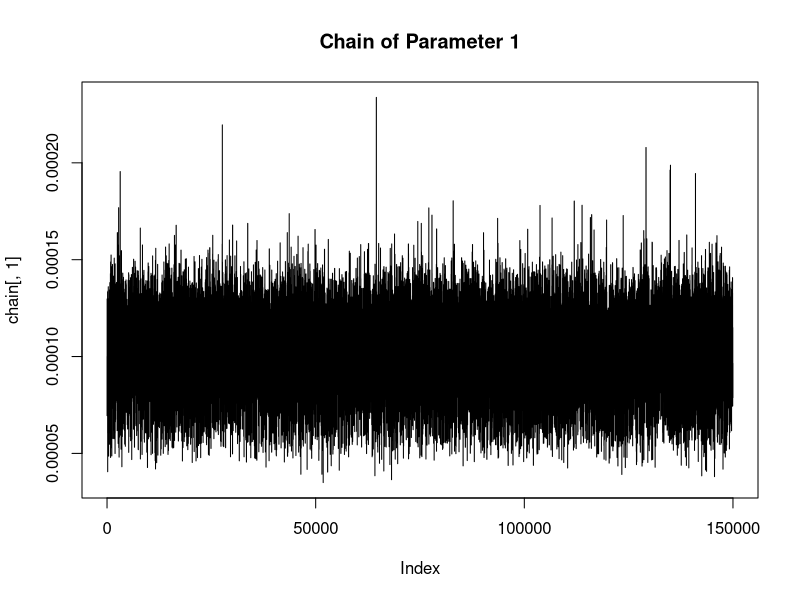
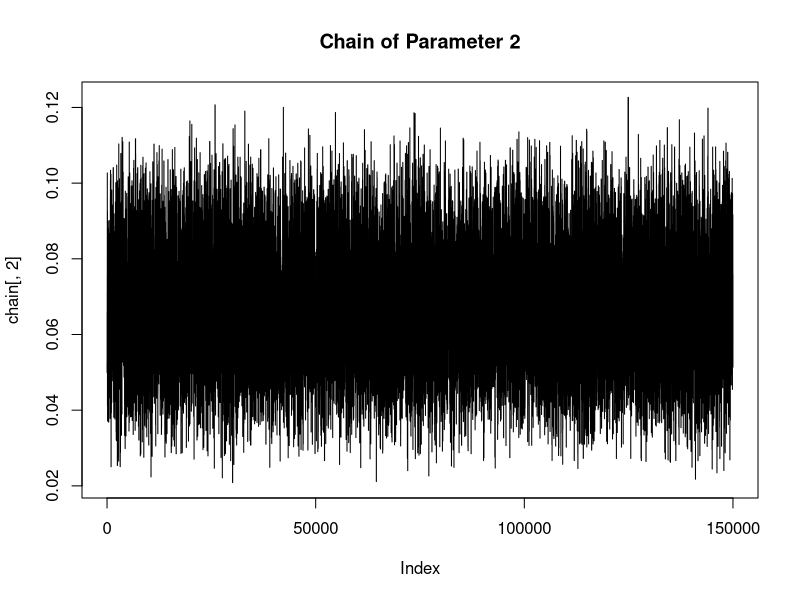

The R source for these figures, in order: (Note: a time limit stopped this script after it produced the figures.)
# Approximate Bayesian Computation Markov chain Monte Carlo for Discrete-time Deterministic SIR model

set.seed(8)

# Initial conditions and parameter values
N <- 1000    # Total population size
S0 <- 900    # Initial number of susceptibles
I0 <- 100    # Initial number of infectives
minTime <- 1
maxTime <- 365
beta <- 0.0001    # Infection rate
gamma <- 0.05     # Recovery rate
step_size <- 1    # Step size for time discretization

# Define the Discrete-Time Deterministic SIR Model
DT_model <- function(N, S0, I0, minTime, maxTime, beta, gamma, step_size) {
  Steps <- seq(minTime, maxTime, by = step_size)   # Time discretization
  S <- numeric(length(Steps))   # Vector to store susceptibles
  I <- numeric(length(Steps))   # Vector to store infectives
  R <- numeric(length(Steps))   # Vector to store removed
  
  # Assign initial conditions
  S[1] <- S0
  I[1] <- I0
  R[1] <- N - S0 - I0
  
  # Loop and update compartments
  for (t in 2:length(Steps)) {
    S[t] <- S[t-1] - (beta * S[t-1] * I[t-1]) * step_size
    I[t] <- I[t-1] + (beta * S[t-1] * I[t-1] - gamma * I[t-1]) * step_size
    R[t] <- R[t-1] + gamma * I[t-1] * step_size
  }
  
  # Actual data on removals (O_t)
  data <- data.frame(Steps = Steps, Removals = c(0, rpois(length(Steps) - 1, diff(R))))
  return(data$Removals)
}

# Compute observed data (O_t)
Observed_data <- DT_model(N, S0, I0, minTime, maxTime, beta, gamma, step_size)


# Define model
model <- function(params) {
  # Simulate data based on the parameters
  Simulated_data <- DT_model(N, S0, I0, minTime, maxTime, params[1], params[2], step_size)
  return(Simulated_data)
}


# Define acceptance threshold
epsilon <- 20

# Define number of iterations
num_iterations <- 150000

# Initialize the MCMC chain
chain <- matrix(0, nrow = num_iterations, ncol = 2)

# Define function to calculate the distance metric
distance <- function(x, y) {
  return(sqrt(sum(((x - y)^2) / (y + 1))))
}

# Initialize parameter values
chain[1,]<- c(beta,gamma)

# ABC-MCMC algorithm
for (i in 2:num_iterations) {
  # Generate parameter proposals from the prior distributions
  proposed_params <- abs(rnorm(2, chain[i - 1, ], chain[1,]))
  
  
  # Generate synthetic data based on the proposed parameters
  synthetic_data <- model(proposed_params)
  
  # Calculate the distance metric between synthetic and observed data
  metric <- distance(synthetic_data, Observed_data)
  
  # Compute based on the distance
  if (!is.na(metric) && metric <= epsilon) {
    likelihood <- 1
  } else {
    likelihood <- 0
  }
  
  # M-H probability
  proposal_proposed <- sum(dnorm(proposed_params, mean = chain[i - 1, ], sd = c(0.6, 0.5), log = TRUE))
  proposal_current <- sum(dnorm(chain[i - 1, ], mean = proposed_params, sd = c(0.6, 0.5), log = TRUE))
  
  prior_proposed <- dnorm(proposed_params[1], mean = 0.0003, sd = 0.3, log = TRUE) +
    dnorm(proposed_params[2], mean = 0.04, sd = 0.3, log = TRUE)
  
  prior_current <- dnorm(chain[i - 1, 1], mean = 0.0003, sd = 0.3, log = TRUE) +
    dnorm(chain[i - 1, 2], mean = 0.04, sd = 0.3, log = TRUE)
  
  mh.prob <- exp(proposal_proposed - proposal_current + prior_proposed - prior_current) * likelihood
  
  # Accept or reject the proposals
  if (!is.na(mh.prob) && runif(1) < mh.prob) {
    chain[i, ] <- proposed_params
  } else {
    chain[i, ] <- chain[i - 1, ]
  }
}

# Plot the ABC-MCMC chain
plot(chain[, 1], type = "l", main = "Chain of Parameter 1")
plot(chain[, 2], type = "l", main = "Chain of Parameter 2")

head(chain)
tail(chain)

infection.rate<- chain[,1]
recovery.rate<- chain[,2]

#Posterior means
mean(infection.rate)
mean(recovery.rate)



###########################################################################################################

# Approximate Bayesian Computation Markov chain Monte Carlo for Discrete-time Stochastic SIR model

set.seed(8)

# Initial conditions and parameter values
N <- 1000    # Total population size
S0 <- 900    # Initial number of susceptibles
I0 <- 100    # Initial number of infectives
minTime <- 1
maxTime <- 365
beta <- 0.0001    # Infection rate
gamma <- 0.05     # Recovery rate
step_size <- 1    # Step size for time discretization

# Define the Discrete-Time Stochastic SIR Model
ST_model <- function(N, S0, I0, minTime, maxTime, beta, gamma, step_size) {
  Steps <- seq(minTime, maxTime, by = step_size)   # Time discretization
  S <- numeric(length(Steps))   # Vector to store susceptibles
  I <- numeric(length(Steps))   # Vector to store infectives
  R <- numeric(length(Steps))   # Vector to store removed
  
  # Assign initial conditions
  S[1] <- S0
  I[1] <- I0
  R[1] <- N - S0 - I0
  
  # Loop through discretized time and update the compartments at each step
  for (t in 2:length(Steps)) {
    # Assuming infections occur at the point of a Poisson process
    p_I <- 1 - exp(-(beta) * I[t - 1] * step_size)  # Probability of infection
    p_R <- 1 - exp(-gamma * step_size)              # Probability of recovery
    
    # Sample infections and recoveries from a binomial trial
    delta_S <- rbinom(1, S[t - 1], p_I)
    delta_I <- rbinom(1, I[t - 1], p_R)
    
    # Update the compartments
    S[t] <- S[t - 1] - delta_S
    I[t] <- I[t - 1] + delta_S - delta_I
    R[t] <- R[t - 1] + delta_I
  }
  
  # Actual data on removals (O_t)
  data <- data.frame(Steps = Steps, Removals = c(0, rpois(length(Steps) - 1, diff(R))))
  return(data$Removals)
}

# Define the observed data (O_t)
Observed_data <- ST_model(N, S0, I0, minTime, maxTime, beta, gamma, step_size)

# Define model
model <- function(params) {
  # Simulate data based on the parameters
  Simulated_data <- ST_model(N, S0, I0, minTime, maxTime, params[1], params[2], step_size)
  return(Simulated_data)
}

# Define acceptance threshold
epsilon <- 20

# Define number of iterations
num_iterations <- 150000

# Initialize the MCMC chain
chain <- matrix(0, nrow = num_iterations, ncol = 2)

# Define function to calculate the distance metric
distance <- function(x, y) {
  return(sqrt(sum(((x - y)^2) / (y + 1))))
}

# Initialize parameter values
chain[1,]<-c(beta,gamma)

# ABC-MCMC algorithm
for (i in 2:num_iterations) {
  # Generate parameter proposals from the proposal kernels
  proposed_params <- abs(rnorm(2, chain[i - 1, ], chain[1,]))
  
  
  # Generate synthetic data based on the proposed parameters
  synthetic_data <- model(proposed_params)
  
  # Calculate the distance metric between synthetic and observed data
  metric <- distance(synthetic_data, Observed_data)
  
  # Compute likelihood value based on the distance
  if (!is.na(metric) && metric <= epsilon) {
    likelihood <- 1
  } else {
    likelihood <- 0
  }
  
  # M-H probability
  proposal_proposed <- sum(dnorm(proposed_params, mean = chain[i - 1, ], sd = c(0.6, 0.5), log = TRUE))
  proposal_current <- sum(dnorm(chain[i - 1, ], mean = proposed_params, sd = c(0.6, 0.5), log = TRUE))
  
  prior_proposed <- dnorm(proposed_params[1], mean = 0.0003, sd = 0.3, log = TRUE) +
    dnorm(proposed_params[2], mean = 0.04, sd = 0.3, log = TRUE)
  
  prior_current <- dnorm(chain[i - 1, 1], mean = 0.0003, sd = 0.3, log = TRUE) +
    dnorm(chain[i - 1, 2], mean = 0.04, sd = 0.3, log = TRUE)
  
  mh.prob <- exp(proposal_proposed - proposal_current + prior_proposed - prior_current) * likelihood
  
  # Accept or reject the proposals
  if (!is.na(mh.prob) && runif(1) < mh.prob) {
    chain[i, ] <- proposed_params
  } else {
    chain[i, ] <- chain[i - 1, ]
  }
}

# Plot chain
plot(chain[, 1], type = "l", main = "Chain of Parameter 1")
plot(chain[, 2], type = "l", main = "Chain of Parameter 2")

head(chain)
tail(chain)

infection.rate<- chain[,1]
recovery.rate<- chain[,2]

#Posterior means
mean(infection.rate)
mean(recovery.rate)
